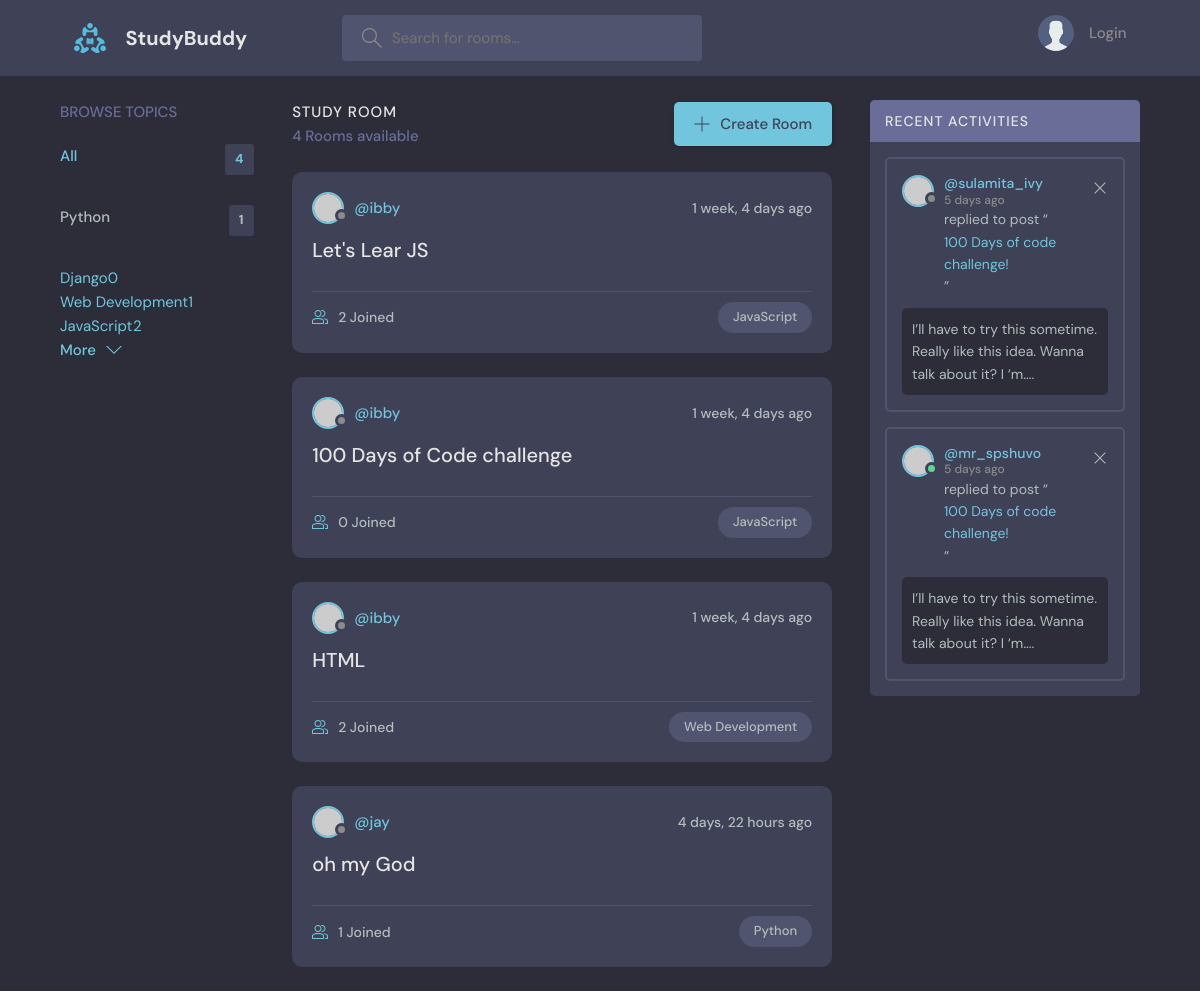
/, run on an earlier commit of the app's database.
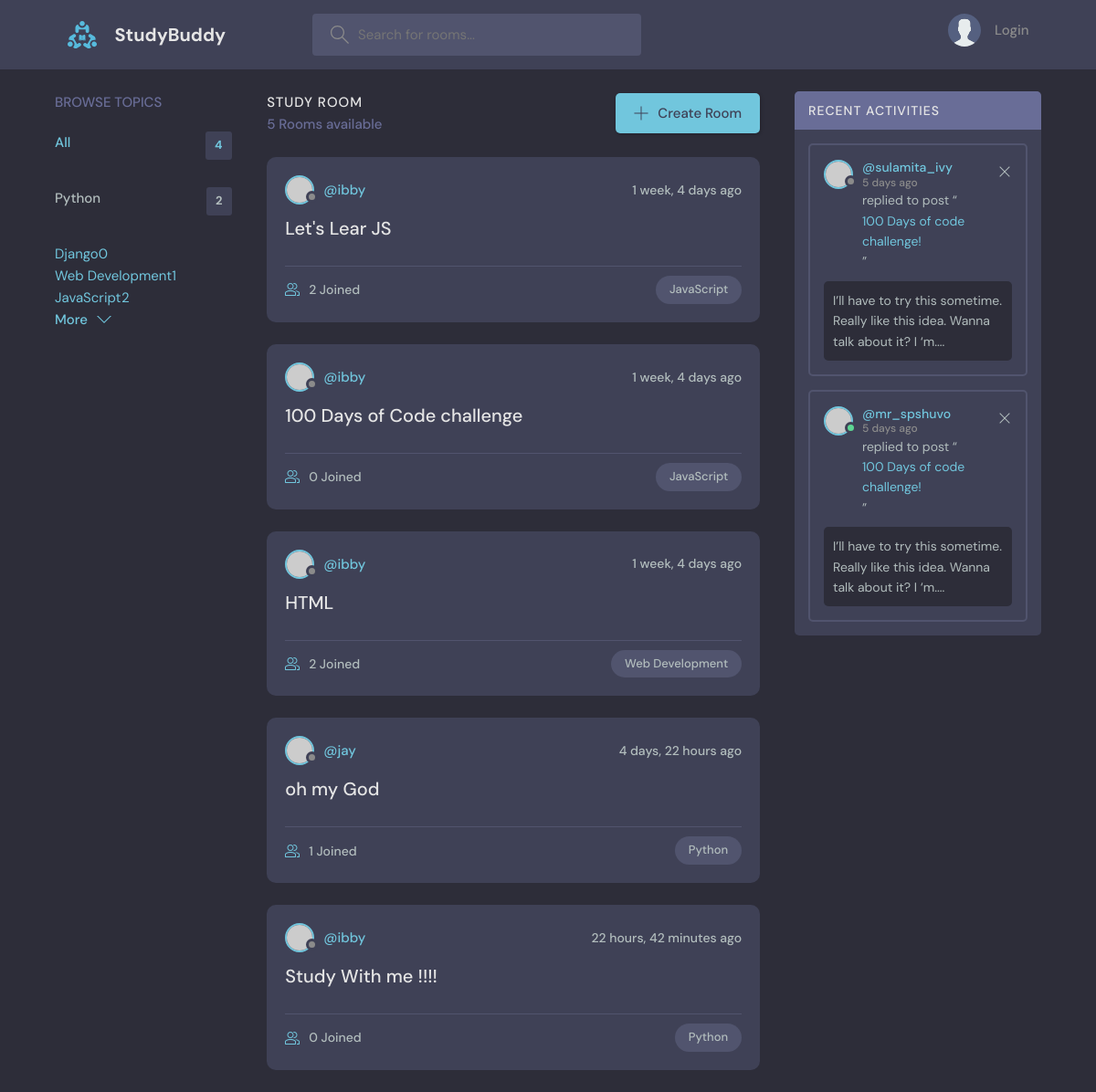
And on a later commit of the database.
### base/models.py (models this page shows, shortened)
class Topic(models.Model):
    name = models.CharField(max_length=200)

class Room(models.Model):
    host = models.ForeignKey(User, on_delete=models.SET_NULL, null=True)
    topic =  models.ForeignKey(Topic, on_delete=models.SET_NULL, null=True)
    name = models.CharField(max_length=200)
    description = models.TextField(null=True, blank =True)
    participants = models.ManyToManyField(User, related_name='participants', blank=True)
    updated = models.DateTimeField(auto_now=True)
    created = models.DateTimeField(auto_now_add=True)

### base/views.py (the view)
# urls.py: path('', views.home, name='home'),
def home(request):
   q = request.GET.get('q') if request.GET.get('q') != None else ''
   rooms = Room.objects.filter(Q(topic__name__icontains=q) |
                               Q(name__icontains=q) |
                               Q(description__icontains=q)
                               )
   topics = Topic.objects.all()
   room_count = rooms.count()
   room_messages = Message.objects.all().order_by('-created').filter(Q(room__topic__name__icontains=q))
   context = {'rooms': rooms, 'topics': topics, "room_count": room_count, "room_messages": room_messages}
   return render(request, 'base/home.html', context )

### base/templates/base/home.html (shortened to what this page needs)
{% extends 'main.html' %}
    {% block content%}
    <main class="layout layout--3">
      <div class="container">
        {% include 'base/topics_component.html' %}
        <div class="roomList">
          <div class="roomList__header">
            <div>
              <h2>Study Room</h2>
              <p>{{room_count}} Rooms available</p>
            </div>
            <a class="btn btn--main" href="create-room.html">
              <svg version="1.1" xmlns="http://www.w3.org/2000/svg" width="32" height="32" viewBox="0 0 32 32">
                <title>add</title>
                <path
                  d="M16.943 0.943h-1.885v14.115h-14.115v1.885h14.115v14.115h1.885v-14.115h14.115v-1.885h-14.115v-14.115z"
                ></path>
              </svg>
              Create Room
            </a>
          </div>
        {% include 'base/feed_component.html' %}
        </div>
        <div class="activities">
          <div class="activities__header">
            <h2>Recent Activities</h2>
          </div>
          <div class="activities__box">
            <div class="activities__boxHeader roomListRoom__header">
              <a href="profile.html" class="roomListRoom__author">
                <div class="avatar avatar--small">
                  <img src="https://randomuser.me/api/portraits/women/11.jpg" />
                </div>
                <p>
                  @sulamita_ivy
                  <span>5 days ago</span>
                </p>
              </a>
              <div class="roomListRoom__actions">
                <a href="#">
                  <svg version="1.1" xmlns="http://www.w3.org/2000/svg" width="32" height="32" viewBox="0 0 32 32">
                    <title>remove</title>
                    <path
                      d="M27.314 6.019l-1.333-1.333-9.98 9.981-9.981-9.981-1.333 1.333 9.981 9.981-9.981 9.98 1.333 1.333 9.981-9.98 9.98 9.98 1.333-1.333-9.98-9.98 9.98-9.981z"
                    ></path>
                  </svg>
                </a>
              </div>
            </div>
            <div class="activities__boxContent">
              <p>replied to post “<a href="room.html">100 Days of code challenge!</a>”</p>
              <div class="activities__boxRoomContent">
                I’ll have to try this sometime. Really like this idea. Wanna talk about it? I ‘m....
              </div>
            </div>
          </div>
          <div class="activities__box">
            <div class="activities__boxHeader roomListRoom__header">
              <a href="profile.html" class="roomListRoom__author">
                <div class="avatar avatar--small active">
                  <img src="https://randomuser.me/api/portraits/men/13.jpg" />
                </div>
                <p>
                  @mr_spshuvo
                  <span>5 days ago</span>
                </p>
              </a>
              <div class="roomListRoom__actions">
                <a href="#">
                  <svg version="1.1" xmlns="http://www.w3.org/2000/svg" width="32" height="32" viewBox="0 0 32 32">
                    <title>remove</title>
                    <path
                      d="M27.314 6.019l-1.333-1.333-9.98 9.981-9.981-9.981-1.333 1.333 9.981 9.981-9.981 9.98 1.333 1.333 9.981-9.98 9.98 9.98 1.333-1.333-9.98-9.98 9.98-9.981z"
                    ></path>
                  </svg>
                </a>
              </div>
            </div>
            <div class="activities__boxContent">
              <p>replied to post “<a href="room.html">100 Days of code challenge!</a>”</p>
              <div class="activities__boxRoomContent">
                I’ll have to try this sometime. Really like this idea. Wanna talk about it? I ‘m....
              </div>
            </div>
          </div>
        </div>
      </div>
    </main>
    {%endblock%}

### base/templates/base/topics_component.html
  <div class="topics">
          <div class="topics__header">
            <h2>Browse Topics</h2>
          </div>
          <ul class="topics__list">
            <li>
              <a href="{% url 'home' %}" class="active">All <span>{{topics.count}}</span></a>
            </li>
            <li>
            {% for topic in topics %}
              <a href="{% url 'home' %}?q={{topic.name}}">{{topic.name}}<span>{{topic.room_set.all.count}}</span></a>
            </li>
            {% endfor %}
          </ul>
          <a class="btn btn--link" href="topics.html">
            More
            <svg version="1.1" xmlns="http://www.w3.org/2000/svg" width="32" height="32" viewBox="0 0 32 32">
              <title>chevron-down</title>
              <path d="M16 21l-13-13h-3l16 16 16-16h-3l-13 13z"></path>
            </svg>
          </a>
        </div>

### base/templates/base/feed_component.html (shortened to what this page needs)
  {% for room in rooms %}
<div class="roomListRoom">
            <div class="roomListRoom__header">
              <a href="{% url 'user-profile' room.host.id %}" class="roomListRoom__author">
                <div class="avatar avatar--small">
                  <img src="https://randomuser.me/api/portraits/women/11.jpg" />
                </div>
                <span>@{{room.host.username}}</span>
              </a>
              <div class="roomListRoom__actions">
                <span>{{room.created | timesince}} ago</span>
              </div>
            </div>
            <div class="roomListRoom__content">
              <a href="{% url 'room' room.id %}">{{room.name}}</a>
            </div>
            <div class="roomListRoom__meta">
              <a href="{% url 'room' room.id %}" class="roomListRoom__joined">
                {{room.participants.all.count}} Joined
              </a>
              <p class="roomListRoom__topic">{{room.topic.name}}</p>
            </div>
</div>
  {% endfor %}

What changed in the data, as far as the page shows it:
computed for Topic "Python": room_set.all.count "1" → "2"
added Room: host.username "ibby", created "22 hours, 42 minutes", name "Study With me !!!!", participants.all.count "0", topic.name "Python"
Also different on the page:
{{ room_count }}: "4" → "5"
